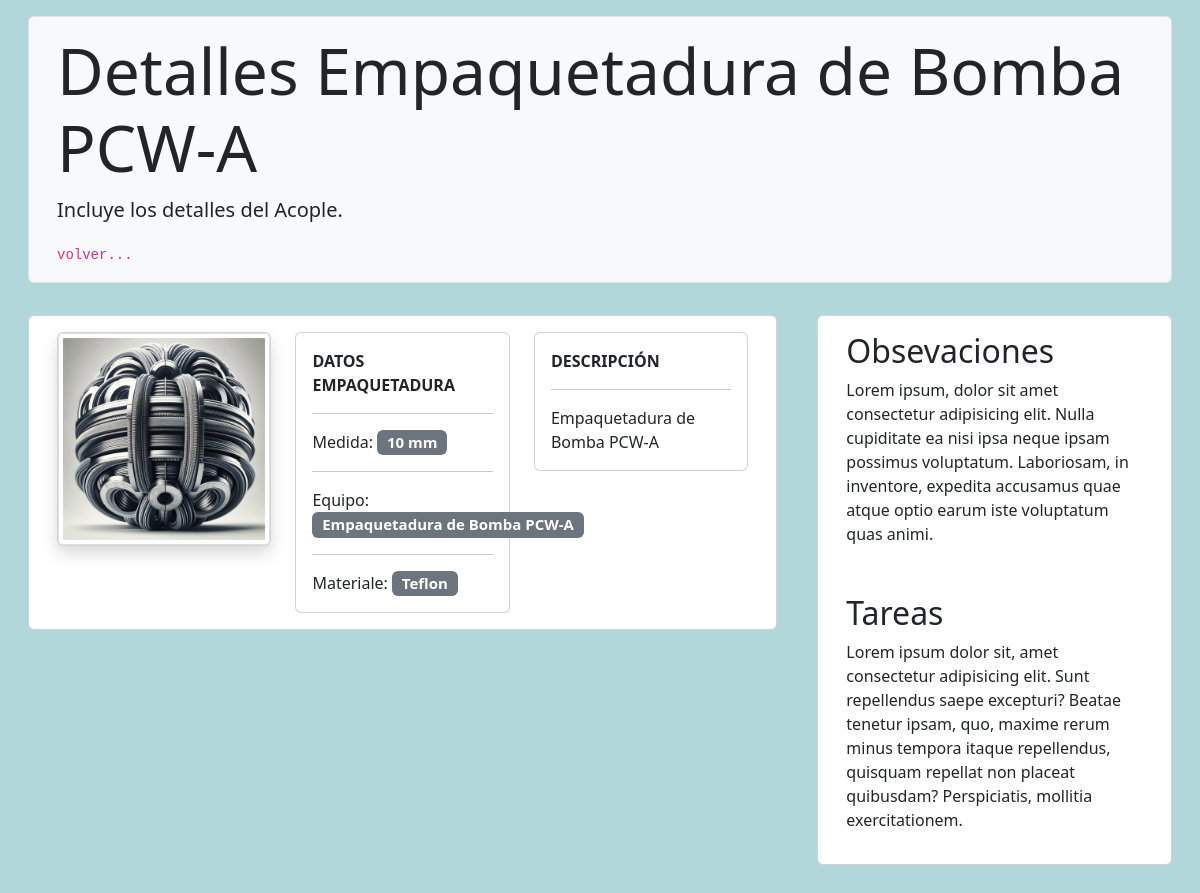
/pumps/1/packing/, run on the app's committed database.
### pumps/models.py (models this page shows, shortened)
class Packing(models.Model):
    pump = models.ForeignKey(Pumps, on_delete=models.CASCADE)
    asbestos = 'Asbesto'
    teflon = 'Teflon'
    graphite = 'Grafito'
    material_types = (
        (asbestos, 'Asbesto'),
        (teflon, 'Teflon'),
        (graphite, 'Grafito'),
    )
    material = models.CharField(
        max_length=50,
        choices=material_types,
        default='Asbesto'
    )
    extention = models.PositiveIntegerField(
        blank=True, null=True, help_text="millimeters (mm)"
    )
    description = models.TextField(blank=True, null=True)
    image = models.ImageField(
        default='empaquetaduras/default/packing.png',
        upload_to='empaquetaduras',
        verbose_name='Imagen de empaquetadura',
        blank=True
    )
    class Meta:
        verbose_name = 'Empaquetadura'
        verbose_name_plural = 'Empaquetaduras'

class Pumps(models.Model):
    tag = models.CharField(max_length=50, unique=True)
    brand = models.CharField(max_length=100, blank=True)
    model = models.CharField(max_length=100, blank=True)
    centrifuge = 'Centrífuga'
    gears = 'Engranajes'
    pneumatics = 'Neumática'
    pump_type = (
        (centrifuge, 'Centrífuga'),
        (gears, 'Engranajes'),
        (pneumatics, 'Neumática'),
    )
    types = models.CharField(
        max_length=50, choices=pump_type, default='Centrífuga'
    )
    description = models.TextField(blank=True)
    image = models.ImageField(
        default='bombas/default/pump.png',
        upload_to='bombas',
        verbose_name='Imagen de bomba',
        blank=True
    )
    class Meta:
        verbose_name = "Bomba"
        verbose_name_plural = "Bombas"

### pumps/views.py (the view)
def packing_detail(request, packing_id):
    template = 'pumps/packing_detail.html'
    packing = get_object_or_404(Packing, pk=packing_id)
    context = {
        'packing': packing,
    }
    return render(request, template, context)

### templates/pumps/packing_detail.html
{% extends 'base.html' %}
{% block content %}
{% load static %}
<div class="container-fluid mt-3">
    <div class="p-2 m-3 bg-light rounded-2 border">
        <div class="container m-2">
            <h1 class="display-3">Detalles Empaquetadura de Bomba {{ packing.pump.tag }}</h1>
            <p class="lead">Incluye los detalles del Acople.</p>
            <code><a href="{% url 'packing' %}" style="color: inherit; cursor: pointer; text-decoration: none">volver...</a></code>
        </div>
    </div>
</div>
<section class="mt-4 mb-4">
    <div class="row m-2">
        <div class="col-md-8">
            <div class="card m-2">
                <div class="row m-3">
                    <div class="col-lg-4">
                        <div class="card shadow">
                            <img src="{{ packing.image.url }}" class="img-thumbnail image-motor" alt="{{ packing.image.url }}" style="cursor: pointer;" data-bs-toggle="modal" data-bs-target="#imagenModal{{ packing.id }}">
                        </div>
                    </div>
                    <div class="col-lg-4">
                        <div class="card">
                            <div class="card-body">
                                <p class="card-text"><strong class="objectTitle">Datos Empaquetadura</strong></p>
                                <hr>
                                <p class="card-text">Medida: <span class="badge bg-secondary data">{{ packing.extention }} mm</span></p>
                                <hr>
                                <p class="card-text">Equipo: <span class="badge bg-secondary data">Empaquetadura de Bomba {{ packing.pump.tag }}</span></p>
                                <hr>
                                <p class="card-text">Materiale: <span class="badge bg-secondary data">{{ packing.material }}</span></p>
                            </div>
                        </div>
                    </div>
                    <div class="col-lg-4">
                        <div class="card">
                            <div class="card-body">
                                <p class="card-text"><strong class="objectTitle">Descripción</strong></p>
                                <hr>
                                <p class="card-text">{{ packing.description }}</p>
                            </div>
                        </div>
                    </div>
                </div>
            </div>
        </div>
        <div class="col-md-4">
            <div class="card m-2">
                <div class="row m-3">
                    <h2>Obsevaciones</h2>
                    <p>Lorem ipsum, dolor sit amet consectetur adipisicing elit. Nulla cupiditate ea nisi ipsa neque ipsam possimus voluptatum. Laboriosam, in inventore, expedita accusamus quae atque optio earum iste voluptatum quas animi.</p>
                </div>
                <div class="row m-3">
                    <h2>Tareas</h2>
                    <p>Lorem ipsum dolor sit, amet consectetur adipisicing elit. Sunt repellendus saepe excepturi? Beatae tenetur ipsam, quo, maxime rerum minus tempora itaque repellendus, quisquam repellat non placeat quibusdam? Perspiciatis, mollitia exercitationem.</p>
                </div>
            </div>
        </div>
    </div>
</section>
{% endblock %}

### data on the page
Packing: pump.tag "PCW-A", image (picture), extention "10", material "Teflon", description "Empaquetadura de Bomba PCW-A"
